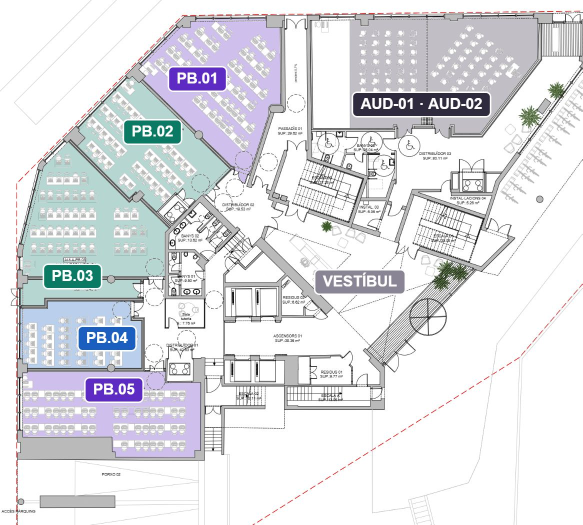
#> input picture OriginalFloorplan/img12.jpg, 1165 x 1050 px (shown at 1/2 size)
$ python review_compare.py
#> lines starting #> are read from the running program, lines starting #| are printed output that depends on the picture
from PIL import Image, ImageDraw
from pathlib import Path
p=Path(__file__).resolve().parent
source=Image.open(p.parent/'OriginalFloorplan/img12.jpg').convert('RGB')
#> source is the input picture: PIL image 1165x1050 RGB; mean R, G, B 222.2, 223.6, 227.5
vector=Image.open(p/'review-current.png').convert('RGB')
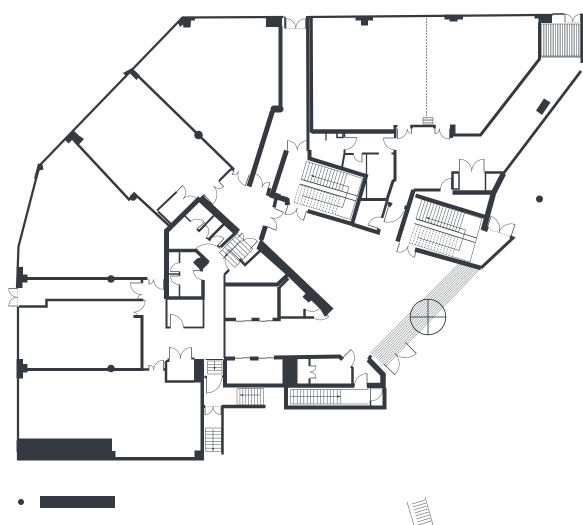
#> input picture .vector-work/review-current.png, 1165 x 1050 px (shown at 1/2 size)
#> vector is the input picture: PIL image 1165x1050 RGB; mean R, G, B 238.3, 238.7, 239.2
regions={
 'passage':(477,20,642,459),
 'auditorium':(613,242,915,470),
 'central':(310,374,522,665),
 'classrooms':(252,328,480,752),
 'lower':(288,687,778,920),
 'east':(761,308,1034,550),
 'spine':(437,470,672,652),
}
for name,box in regions.items():
 w,h=box[2]-box[0],box[3]-box[1]
 scale=3 if w<340 else 2
 canvas=Image.new('RGB',((w*2+14)*scale,(h+20)*scale),'#ffffff')
 draw=ImageDraw.Draw(canvas)
 for i,im in enumerate((source,vector)):
  xx=i*(w+14)*scale
  canvas.paste(im.crop(box).resize((w*scale,h*scale)),(xx,20*scale))
  draw.text((xx+5,1), ('SOURCE' if i==0 else 'SVG')+f'  {box}',fill='#333333')
  for x in range((box[0]//20+1)*20,box[2],20):
   px=xx+(x-box[0])*scale
   draw.line((px,12*scale,px,20*scale),fill='#448899')
   draw.text((px-6,7*scale),str(x),fill='#004455')
  for y in range((box[1]//20+1)*20,box[3],20):
   py=(y-box[1]+20)*scale
   draw.line((xx,py,xx+8,py),fill='#008899')
   draw.text((xx+1,py),str(y),fill='#006677')
 canvas.save(p/f'review-{name}.png')
#> this loop made 7 passes
#> pass 1, `canvas.save(p/f'review-{name}.png')`:
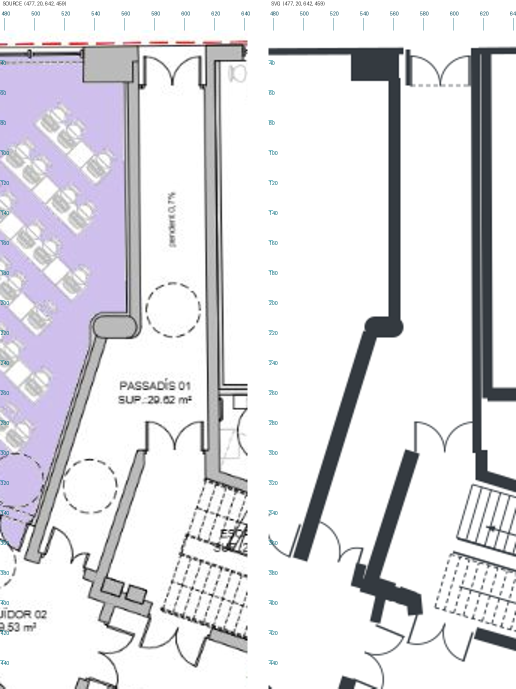
#> saved as review-passage.png: PIL image 1032x1377 RGB (shown at 1/2 size); mean R, G, B 224.1, 223.2, 227.5
#> pass 2, `canvas.save(p/f'review-{name}.png')`:
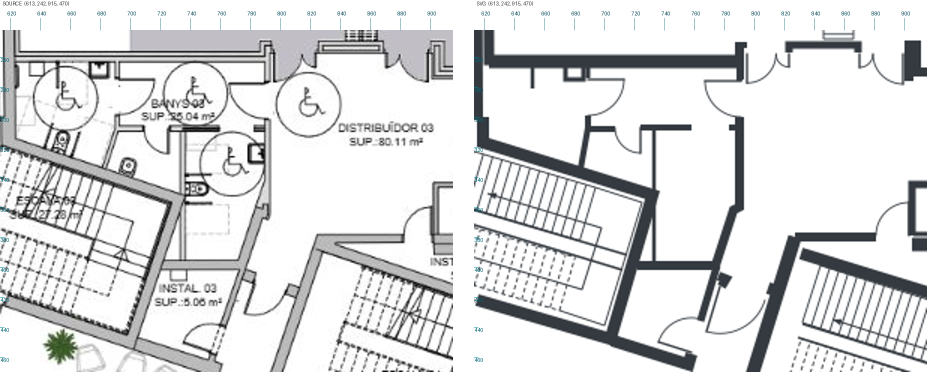
#> saved as review-auditorium.png: PIL image 1854x744 RGB (shown at 1/2 size); mean R, G, B 220.2, 220.9, 221.5
#> after the loop:
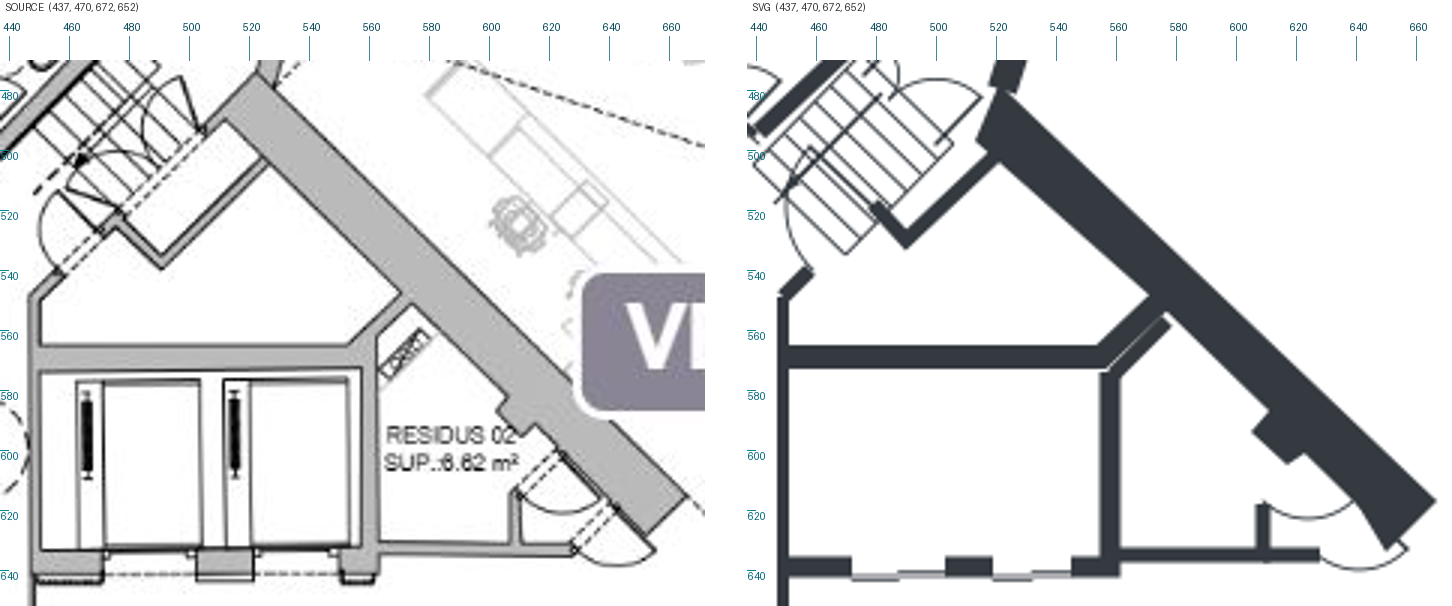
#> canvas: PIL image 1452x606 RGB; mean R, G, B 222.2, 222.9, 223.7
print('Comparison images rendered')
